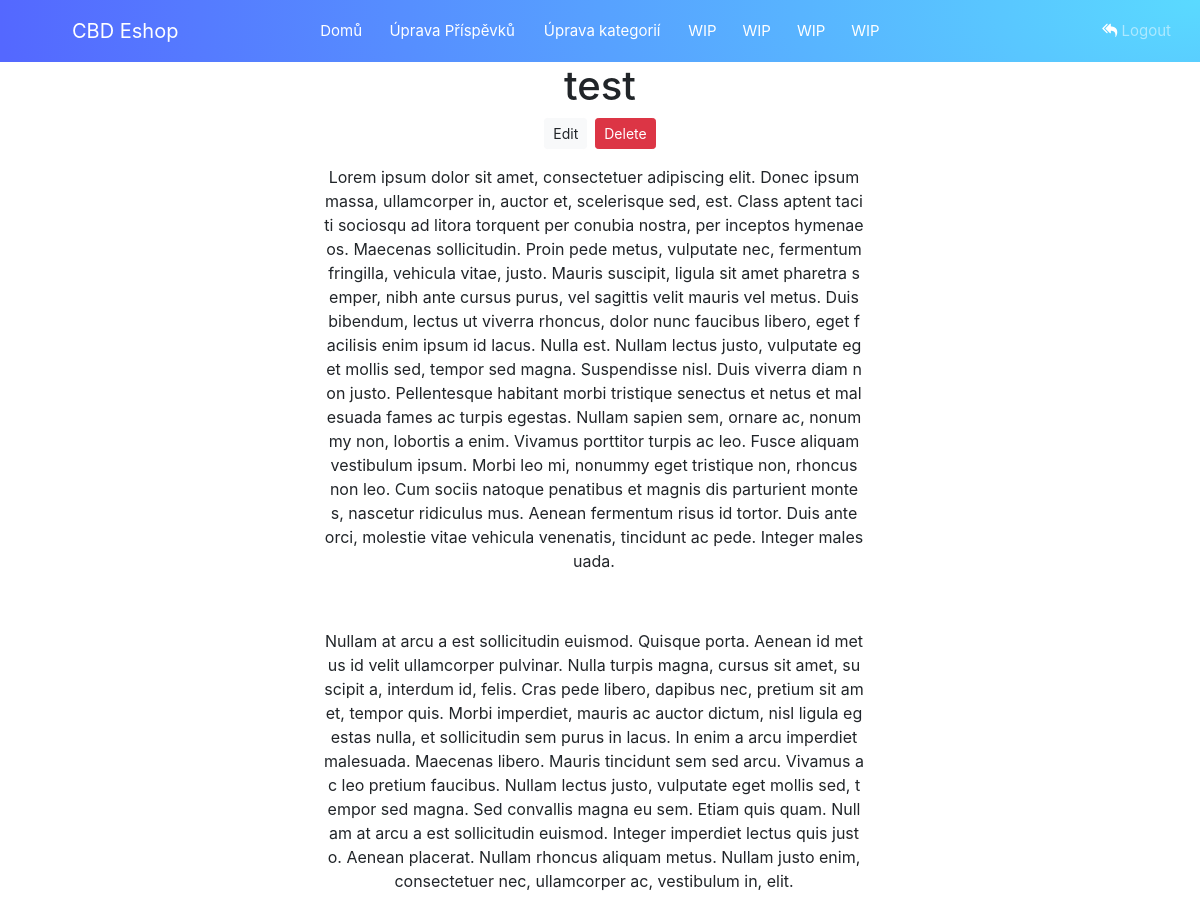
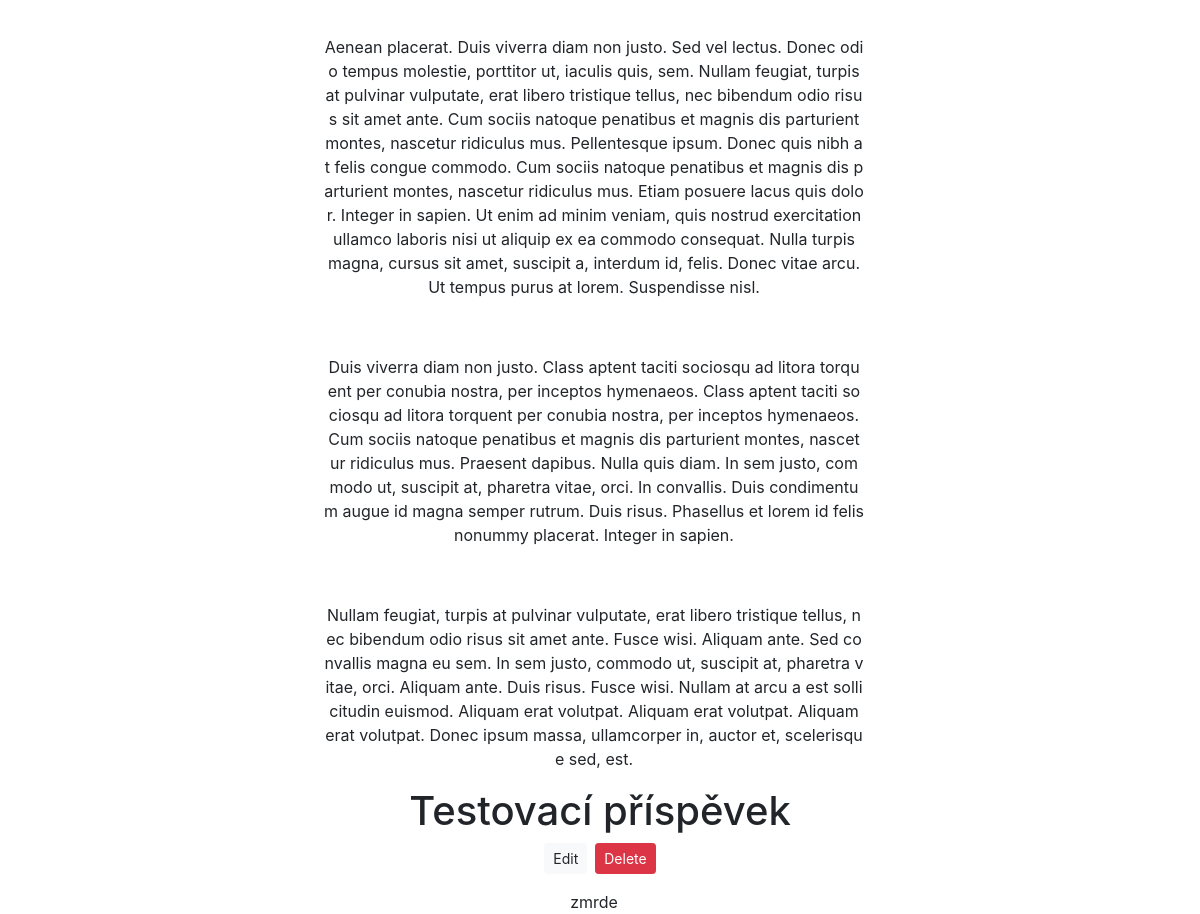
The app's page /blog/admin/blog_edit.php with its own data (2 pictures, top to bottom).
### tables this page shows
CREATE TABLE `blog_prispevek` (
  `id` int(11) NOT NULL,
  `title` varchar(255) NOT NULL,
  `content` longtext NOT NULL,
  `obrazek` varchar(255) NOT NULL
);

### blog/logika.php (called while the page is built, shortened)
<?php
$conn = mysqli_connect("localhost", "root", "", "eshopfd");
$sql = "SELECT * FROM blog_prispevek ORDER BY id DESC";
$query = mysqli_query($conn, $sql);
?>

### blog/admin/blog_edit.php (the view, shortened to what this page needs)
<?php
include "../logika.php";
?>
<!DOCTYPE html>
<html lang="en">
<head>
    <link rel="stylesheet" href="https://stackpath.bootstrapcdn.com/bootstrap/4.5.2/css/bootstrap.min.css">
    <link rel="stylesheet" href="../../css/bootstrap-grid.css">
    <link rel="stylesheet" href="../../css/bootstrap.css">
    <link rel="stylesheet" href="../../css/forms.css">
    <link rel="stylesheet" href="https://maxcdn.bootstrapcdn.com/font-awesome/4.7.0/css/font-awesome.min.css">
    <link rel="stylesheet" href="https://stackpath.bootstrapcdn.com/bootstrap/4.3.1/css/bootstrap.min.css"
>
    <link rel="stylesheet" href="../../css/tabulka_kategorie.css">
    <link rel="stylesheet" href="../../css/blog_edit.css">
</head>
<body>
<nav class="navbar navbar-expand-md navbar-dark bg-purple" style="background-image: radial-gradient(100% 1000% at 100% 0, #5adaff 0, #5468ff 100%);">
    <div class="mx-auto order-1 w-75">
        <a class="navbar-brand mx-lg-5" href="../main.php">CBD Eshop</a>
    </div>
    <div class="navbar-collapse collapse  order-2  dual-collapse2">
        <ul class="navbar-nav ml-auto">
            <li class="nav-item">
                <a class="nav-link active" href='blog_admin.php'>Domů</a>
            </li>
            <li class='nav-item'>
                <a class='nav-link active' style="width:9rem;" href='blog_edit.php'>Úprava Příspěvků</a>
            </li>
            <li class='nav-item'>
                <a class='nav-link active ' style="width:8.5rem;" href='blog_uprava_kategorii.php'>Úprava kategorií</a>
            </li>
            <li class='nav-item'>
                <a class='nav-link active'  href='#'>WIP</a>
            </li>
            <li class='nav-item'>
                <a class='nav-link active'  href='#'>WIP</a>
            </li>
            <li class='nav-item'>
                <a class='nav-link active'  href='#'>WIP</a>
            </li>
            <li class='nav-item'>
                <a class='nav-link active'  href='#'>WIP</a>
            </li>
        </ul>
    </div>
    <div class="navbar-collapse collapse w-75  order-3 dual-collapse2">
        <ul class="navbar-nav ml-auto">
            <li class="nav-item">
                <a class='nav-link' href='../logout.php'><i class='fa fa-reply-all'></i> Logout</a>
            </li>
        </ul>
    </div>
</nav>
<?php foreach ($query as $q){?>
    <div class="clanek">
        <h1 class="nazev-clanku"><?php echo $q['title'];?></h1>
        <div class="d-flex mt-2 justify-content-center align-items-center">
            <a href="../edit.php?id=<?php echo $q['id']?>" class="btn btn-light btn-sm" name="edit">Edit</a>
            <form method="POST">
                <button class="btn btn-danger btn-sm ml-2" name="delete">Delete</button>
            </form>
        </div>
<div class="obsah">
    <p><?php echo $q['content'];?></p>
</div>
<?php } ?>
    </div>
</body>
</html>

### css/forms.css (style rules this page uses)
body { margin: 0; padding: 0; width: 100%; height: 100%; position: absolute; }
.navbar, navbar-light, navbar-expand-sm { z-index: 1; background-color: #222831; }
.nav-link { color: white; font-size: 0.9em; margin-right: 5px; margin-left: 5px; }
.navbar-brand { color: #ffffff; font-size: 18px; }
.nav-link { font-size: 15px; }
.fa { color: white; }

### css/tabulka_kategorie.css (style rules this page uses)
.navbar-nav { align-items: center; }
.navbar-dark .navbar-brand { padding: 8px; align-items: center; }

### css/blog_edit.css (style rules this page uses)
.obsah { font-size:1rem; text-align: center; position: relative; left: 27%; width: 45%; word-break: break-all; }
.nazev-clanku { display: flex; justify-content: center; align-items: center; }

### blog/admin/blog_edit.php (style rules this page uses)
.nav-link { text-align: center; }

### records on screen
blog_prispevek: title "test", content "Lorem ipsum dolor sit amet, consectetuer adipiscing elit. Donec ipsum massa, ullamcorper in, auctor et, scelerisque sed, est. Class aptent taciti sociosqu ad litora torquent per conubia nostra, per inceptos hymenaeos. Maecenas sollicitudin. Proin pede metus, vulputate nec, fermentum fringilla, vehicula vitae, justo. Mauris suscipit, ligula sit amet pharetra semper, nibh ante cursus purus, vel sagittis velit mauris vel metus. Duis bibendum, lectus ut viverra rhoncus, dolor nunc faucibus libero, eget facilisis enim ipsum id lacus. Nulla est. Nullam lectus justo, vulputate eget mollis sed, tempor sed magna. Suspendisse nisl. Duis viverra diam non justo. Pellentesque habitant morbi tristique…"
blog_prispevek: title "Testovací příspěvek", content "zmrde"
